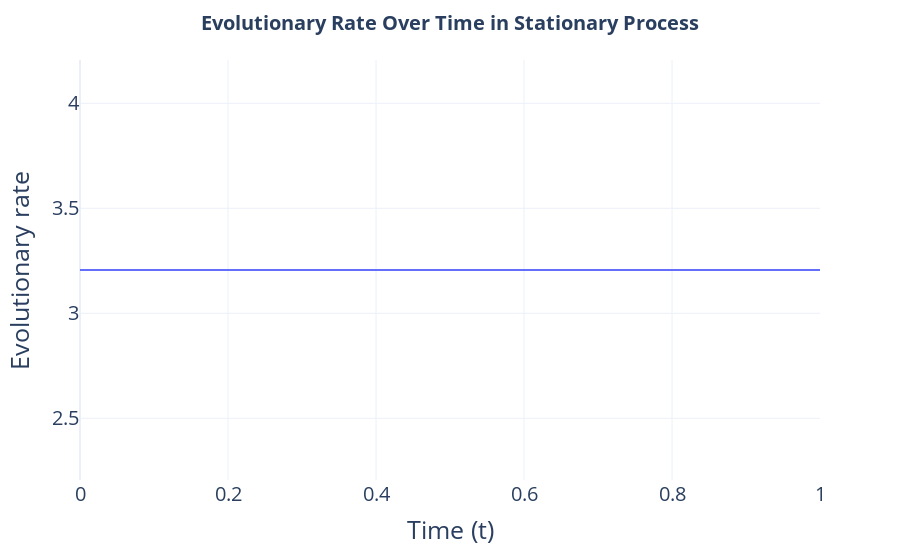

The notebook cell this image was saved under:
### Code cell
# Ploting the evolutionary rate mu over time with rate matrix switch in the middle

mu_value = []

# Generate mu values
for t in t_range:
    mu = calculate_stationary_rate(Q3)
    mu_value.append(mu)
    
# Create the plot
fig = px.line(x=t_range, y=mu_value, labels={'x': 'Time (t)', 'y': 'Evolutionary rate'}, title=None)


fig.update_layout(
    title=dict(
        text='<b>Evolutionary Rate Over Time in Stationary Process</b>',
        font=dict(size=20),  # Increase title size, make it bold
        x=0.5,  # Center the title
    ),
    xaxis=dict(
        title_font=dict(size=25),
        tickfont=dict(size=20),
    ),
    yaxis=dict(
        title_font=dict(size=25),
        tickfont=dict(size=20),
    ),
    template='plotly_white'
)

fig.write_image("evolutionary_rate_change_stationary.pdf")

# Show the plot
fig.show()

### Figure 1 — Plotly figure (JSON) as saved in the notebook; plotly's stock layout.template omitted (floating-point values rounded to 4 significant figures; data arrays with more than 128 entries replaced by an {"elided": "..."} marker saying what was removed)
{"data": [{"hovertemplate": "Time (t)=%{x}<br>Evolutionary rate=%{y}<extra></extra>", "legendgroup": "", "line": {"color": "#636efa", "dash": "solid"}, "marker": {"symbol": "circle"}, "mode": "lines", "name": "", "orientation": "v", "showlegend": false, "type": "scatter", "x": {"elided": "999 float values"}, "xaxis": "x", "y": {"elided": "999 float values"}, "yaxis": "y"}], "layout": {"legend": {"tracegroupgap": 0}, "margin": {"t": 60}, "title": {"font": {"size": 20}, "text": "<b>Evolutionary Rate Over Time in Stationary Process</b>", "x": 0.5}, "xaxis": {"anchor": "y", "domain": [0, 1], "tickfont": {"size": 20}, "title": {"font": {"size": 25}, "text": "Time (t)"}}, "yaxis": {"anchor": "x", "domain": [0, 1], "tickfont": {"size": 20}, "title": {"font": {"size": 25}, "text": "Evolutionary rate"}}}}
